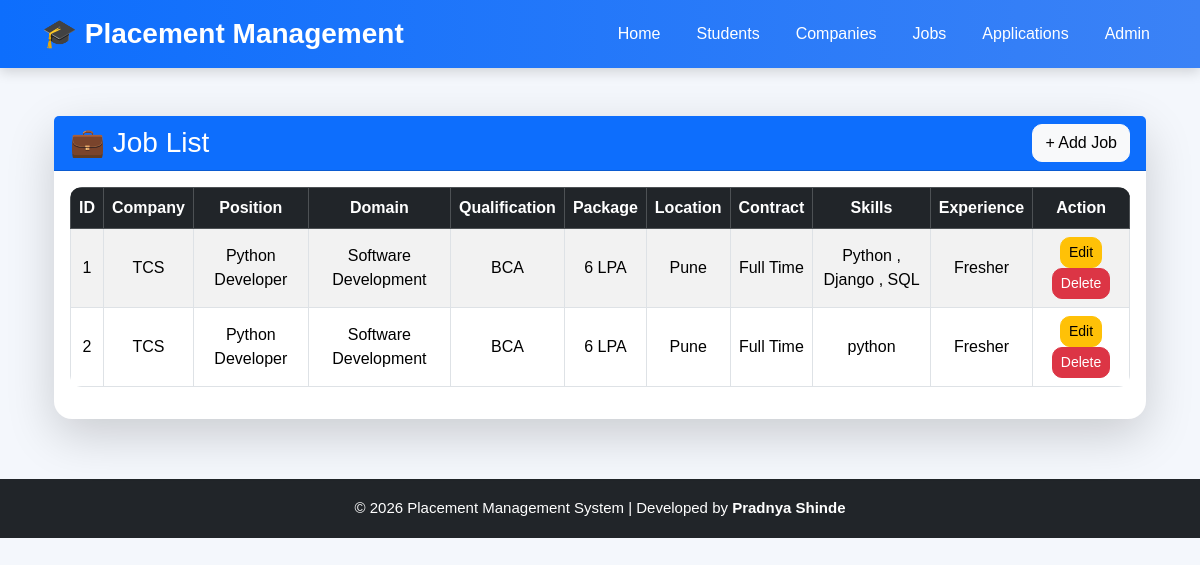
Screenshot of /jobs/ with the database file from the repository.
### student/models.py (models this page shows, shortened)
class Job(models.Model):
    company = models.ForeignKey(Company, on_delete=models.CASCADE)
    position = models.CharField(max_length=100)
    domain = models.CharField(max_length=100)
    qualification = models.CharField(max_length=100)
    package = models.CharField(max_length=100)
    location = models.CharField(max_length=100)
    contract_type = models.CharField(max_length=100)
    skills = models.TextField()
    experience = models.CharField(max_length=100)

class Company(models.Model):
    company_name = models.CharField(max_length=100)
    location = models.CharField(max_length=100)
    email = models.EmailField()
    phone = models.CharField(max_length=15)
    def __str__(self):
        return self.company_name

### student/views.py (the view)
# urls.py: path('jobs/', views.job_list, name='job_list'),
def job_list(request):
    jobs = Job.objects.all()
    return render(
        request,
        "job_list.html",
        {"jobs": jobs}
    )

### student/templates/job_list.html (shortened to what this page needs)
{% extends 'base.html' %}
{% block content %}
<div class="container mt-5">
    <div class="card shadow-lg border-0">
        <div class="card-header bg-primary text-white d-flex justify-content-between align-items-center">
            <h3 class="mb-0">💼 Job List</h3>
            <a href="{% url 'job_register' %}" class="btn btn-light">
                + Add Job
            </a>
        </div>
        <div class="card-body">
            <div class="table-responsive">
                <table class="table table-bordered table-hover table-striped align-middle">
                    <thead class="table-dark">
                        <tr>
                            <th>ID</th>
                            <th>Company</th>
                            <th>Position</th>
                            <th>Domain</th>
                            <th>Qualification</th>
                            <th>Package</th>
                            <th>Location</th>
                            <th>Contract</th>
                            <th>Skills</th>
                            <th>Experience</th>
                            <th>Action</th>
                        </tr>
                    </thead>
                    <tbody>
                    {% for job in jobs %}
                        <tr>
                            <td>{{ job.id }}</td>
                            <td>{{ job.company }}</td>
                            <td>{{ job.position }}</td>
                            <td>{{ job.domain }}</td>
                            <td>{{ job.qualification }}</td>
                            <td>{{ job.package }}</td>
                            <td>{{ job.location }}</td>
                            <td>{{ job.contract_type }}</td>
                            <td>{{ job.skills }}</td>
                            <td>{{ job.experience }}</td>
                            <td>
                                <a href="{% url 'edit_job' job.id %}" class="btn btn-warning btn-sm">
                                    Edit
                                </a>
                                <a href="{% url 'delete_job' job.id %}" class="btn btn-danger btn-sm">
                                    Delete
                                </a>
                            </td>
                        </tr>
                    {% empty %}
                        <tr>
                            <td colspan="11" class="text-center text-danger">
                                No Jobs Available
                            </td>
                        </tr>
                    {% endfor %}
                    </tbody>
                </table>
            </div>
        </div>
    </div>
</div>
{% endblock %}

### student/templates/base.html (style rules this page uses)
body { background:#f4f7fc; font-family:Arial, Helvetica, sans-serif; }
.card { border:none; border-radius:18px; box-shadow:0 10px 25px rgba(0,0,0,.12); transition:.3s; }
.table { background:white; border-radius:12px; overflow:hidden; }
.table thead { background:#212529; color:white; }
.table td, .table th { vertical-align:middle; text-align:center; }
.btn { border-radius:10px; transition:.3s; }

### rows the page displays
Job: id "1", company "TCS", position "Python Developer", domain "Software Development", qualification "BCA", package "6 LPA", location "Pune", contract_type "Full Time", skills "Python , Django , SQL", experience "Fresher"
Job: id "2", company "TCS", position "Python Developer", domain "Software Development", qualification "BCA", package "6 LPA", location "Pune", contract_type "Full Time", skills "python", experience "Fresher"
